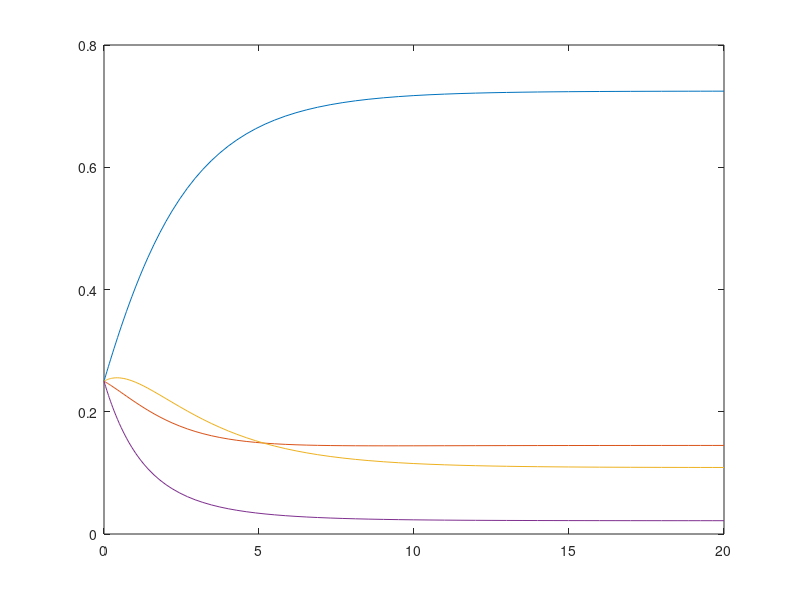

The MATLAB script that drew this image:
clc; close all; clear all;
MTTF1=10;
MTTF2=20;
MTTR1=2;
MTTR2=3;

l1=1/MTTF1;
l2=1/MTTF2;
m1=1/MTTR1;
m2=1/MTTR2;

Q=[-l1-l2, l1    , l2   ,0;
    m1   , -m1-l2, 0    ,l2;
    m2   ,  0    ,-m2-l1,l1;    
    0    , m2    , m1   ,-m2-m1];

p0=[0.25,0.25,0.25,0.25]
[t,sol]=ode45(@(t,x) Q'*x, [0 20], p0');
plot(t,sol,"-")





